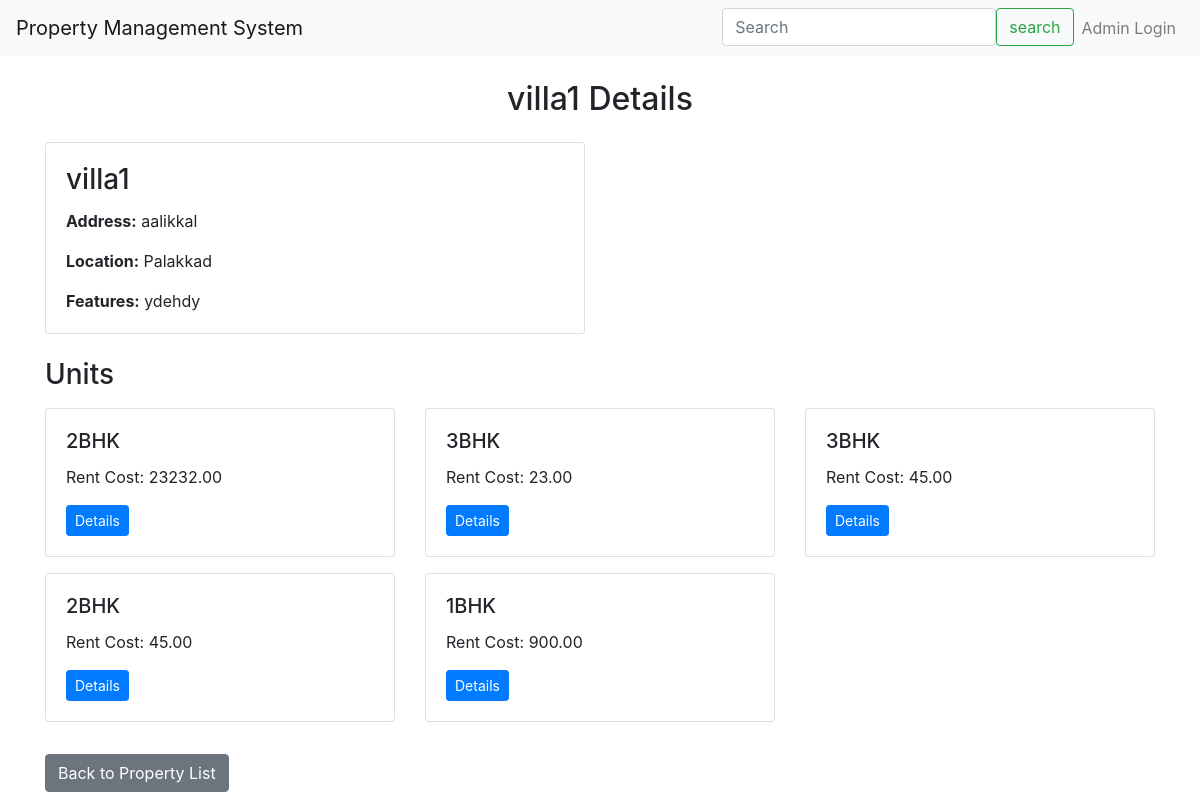
Screenshot of /properties/1/ with the database file from the repository.
### property_management/models.py (models this page shows, shortened)
class Property(models.Model):
    name = models.CharField(max_length=100)
    address = models.TextField()
    location = models.CharField(max_length=100)
    features = models.TextField()

class Unit(models.Model):
    property = models.ForeignKey(Property, on_delete=models.CASCADE)
    rent_cost = models.DecimalField(max_digits=10, decimal_places=2)
    unit_type = models.CharField(max_length=10, choices=[('1BHK', '1BHK'), ('2BHK', '2BHK'), ('3BHK', '3BHK'), ('4BHK', '4BHK')])

### property_management/views.py (the view)
# urls.py: path('properties/<int:property_id>/', property_detail, name='property_detail'),
def property_detail(request, property_id):
    property_obj = get_object_or_404(Property, pk=property_id)
    units = Unit.objects.filter(property=property_obj)
    rental_info = RentalInformation.objects.filter(unit__property=property_obj)
    return render(request, 'property_detail.html', {'property': property_obj, 'units': units, 'rental_info': rental_info})

### templates/property_detail.html (shortened to what this page needs)
{% extends 'base.html' %}
{% block content %}
<h2 class="mt-4 mb-4"><center>{{ property.name }} Details</center></h2>
  <div class="container">
    <div class="row">
      <div class="col-md-6">
        <div class="card">
          <div class="card-body">
            <h3 class="card-title">{{ property.name }}</h3>
            <p class="card-text"><strong>Address:</strong> {{ property.address }}</p>
            <p class="card-text"><strong>Location:</strong> {{ property.location }}</p>
            <p class="card-text"><strong>Features:</strong> {{ property.features }}</p>
          </div>
        </div>
      </div>
    </div>
    <h3 class="mt-4 mb-3">Units</h3>
    <div class="row">
      {% for unit in units %}
        <div class="col-md-4 mb-3">
          <div class="card">
            <div class="card-body">
              <h5 class="card-title">{{ unit.unit_type }}</h5>
              <p class="card-text">Rent Cost: {{ unit.rent_cost }}</p>
              <a href="{% url 'unit_detail' property.id unit.id %}" class="btn btn-primary btn-sm">Details</a>
            </div>
          </div>
        </div>
      {% endfor %}
    </div>
    <a href="{% url 'property_list' %}" class="btn btn-secondary mt-3">Back to Property List</a>
  </div>
{% endblock %}

### rows the page displays
Property: name "villa1", address "aalikkal", location "Palakkad", features "ydehdy"
Unit: unit_type "2BHK", rent_cost "23232.00"
Unit: unit_type "3BHK", rent_cost "23.00"
Unit: unit_type "3BHK", rent_cost "45.00"
Unit: unit_type "2BHK", rent_cost "45.00"
Unit: unit_type "1BHK", rent_cost "900.00"
